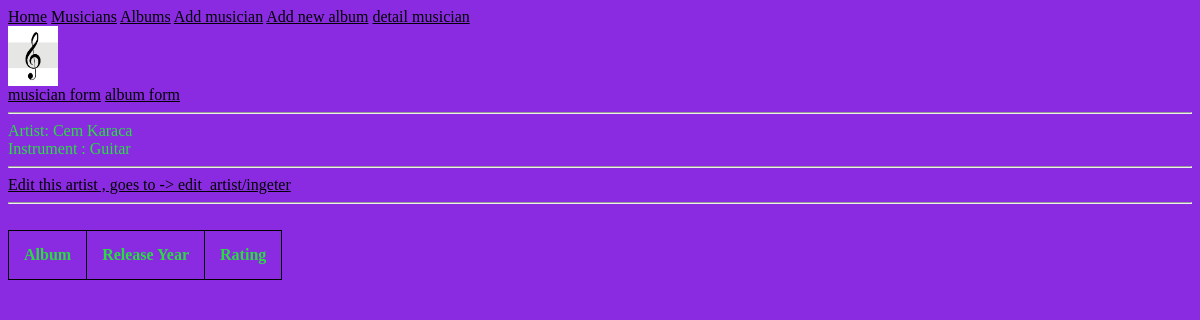
The page /details/16/ on the database as committed earlier.
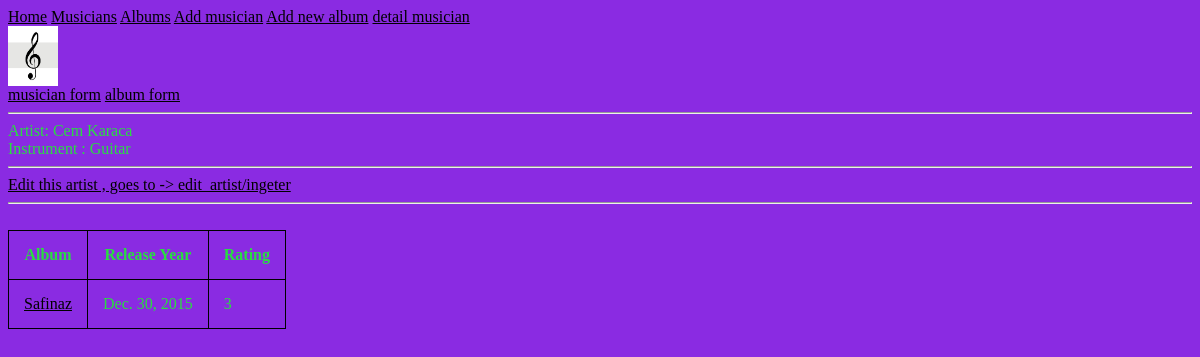
The same page on the database as committed later.
### my_app/models.py (models this page shows, shortened)
class Album(models.Model):
    artist = models.ForeignKey(Musician, on_delete=models.CASCADE)
    name = models.CharField(max_length=30)
    rel_date = models.DateField()
    num_stars = models.IntegerField()
    rating = (
        (1,"Worst"),
        (2,"Bad"),
        (3,"Meh"),
        (4,"Good"),
        (5,"Very Good")
    )
    num_stars = models.IntegerField(choices=rating)
    class Meta:
        ordering = ['-num_stars']

### my_app/views.py (the view)
# urls.py: path('details/<int:torlak_kemal>/',views.detailMusicianName,name="finaldetail"),
def detailMusicianName(request,torlak_kemal):
    clicked_artist = Musician.objects.get(pk=torlak_kemal)
    context = {
        'obj':clicked_artist,
    }
    return render (request,'my_app/detail-musicianname.html',context)

### templates/my_app/detail-musicianname.html (shortened to what this page needs)
{% extends 'my_app/base.html' %}
{% block content %}
<!DOCTYPE html>
<html lang="en">
<head>
</head>
<body>
    Artist: {{obj.first_name}} {{obj.last_name}}
    <br>
    Instrument : {{obj.tool}}
    <hr>
    <a href="{% url 'edit_artist_page' pelkas_melkas=obj.id %}">Edit this artist , goes to -> edit_artist/ingeter</a>
    <hr>
    <br>
    <table>
        <tr>
        <th>Album</th>
        <th>Release Year</th>
        <th>Rating</th>
        </tr>
        <tr>
        {% for x in obj.album_set.all %}
            <td><a href="{% url 'detail_album_page' album_detail_id=x.pk %}">    {{x.name}}</a></td>
            <td>{{x.rel_date}}</td>
            <td>{{x.num_stars}}</td>
        </tr>
        {% endfor %}
    </table>
</body>
</html>
{% endblock %}

Rows that differ between the two databases and show on the page:
added Album: name "Safinaz", rel_date "Dec. 30, 2015", num_stars "3"
